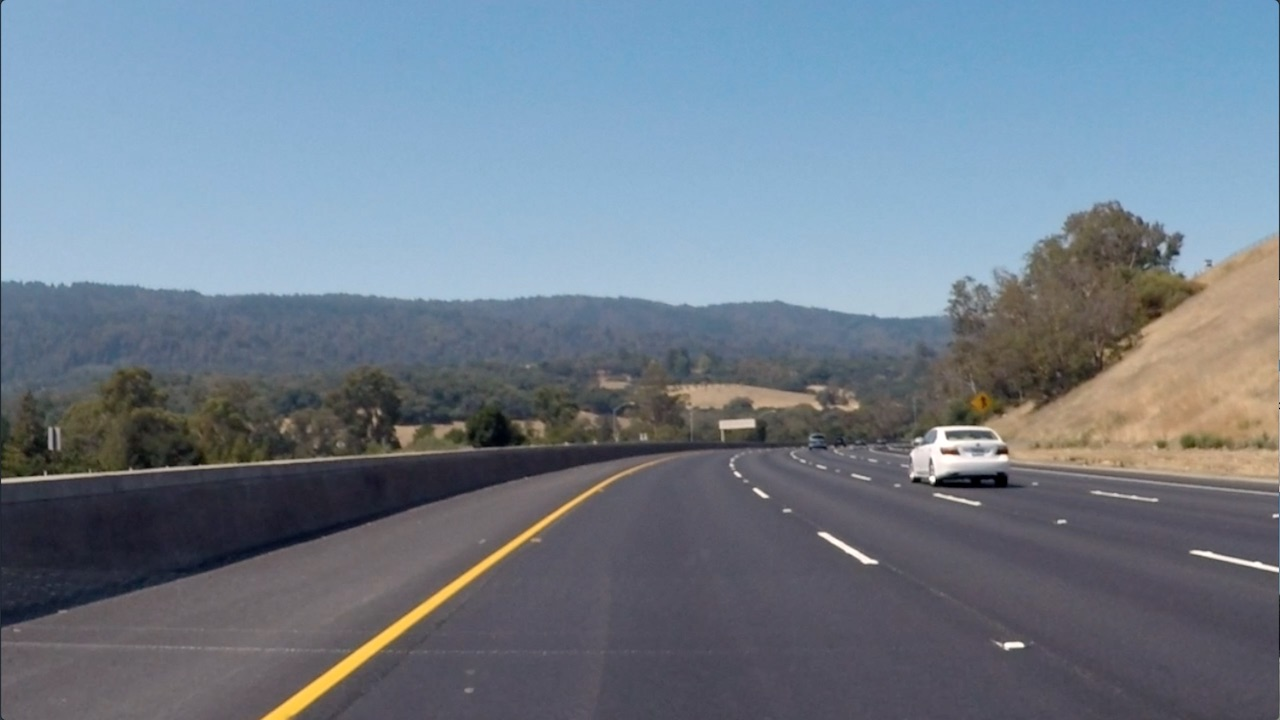
#> input picture 1_2_Convolutional_Filters_Edge_Detection/images/curved_lane.jpg, 1280 x 720 px
$ jupyter execute '4. Fourier Transform of Filters.ipynb'   (shell and % lines are left out)
#> lines starting #> are read from the running program, lines starting #| are printed output that depends on the picture
## High and Low Pass Filters

Now, you might be wondering, what makes filters high and low-pass; why is a Sobel filter high-pass and a Gaussian filter low-pass?

Well, you can actually visualize the frequencies that these filters block out by taking a look at their fourier transforms. The frequency components of any image can be displayed after doing a Fourier Transform (FT). An FT looks at the components of an image (edges that are high-frequency, and areas of smooth color as low-frequency), and plots the frequencies that occur as points in spectrum. So, let's treat our filters as small images, and display them in the frequency domain!

[cell 1]
import numpy as np
import matplotlib.pyplot as plt
import cv2


# Define gaussian, sobel, and laplacian (edge) filters

gaussian = (1/9)*np.array([[1, 1, 1],
                           [1, 1, 1],
                           [1, 1, 1]])

sobel_x= np.array([[-1, 0, 1],
                   [-2, 0, 2],
                   [-1, 0, 1]])

sobel_y= np.array([[-1,-2,-1],
                   [0, 0, 0],
                   [1, 2, 1]])

# laplacian, edge filter
laplacian=np.array([[0, 1, 0],
                    [1,-4, 1],
                    [0, 1, 0]])

filters = [gaussian, sobel_x, sobel_y, laplacian]
filter_name = ['gaussian','sobel_x', \
                'sobel_y', 'laplacian']


# perform a fast fourier transform on each filter
# and create a scaled, frequency transform image
f_filters = [np.fft.fft2(x) for x in filters]
fshift = [np.fft.fftshift(y) for y in f_filters]
frequency_tx = [np.log(np.abs(z)+1) for z in fshift]

# display 4 filters
for i in range(len(filters)):
    plt.subplot(2,2,i+1),plt.imshow(frequency_tx[i],cmap = 'gray')
    plt.title(filter_name[i]), plt.xticks([]), plt.yticks([])

plt.show()
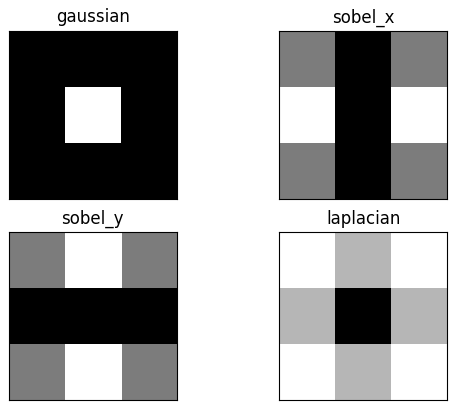
#> figure drawn by matplotlib, 4 panels

Areas of white or light gray, allow that part of the frequency spectrum through! Areas of black mean that part of the spectrum is blocked out of the image.

Recall that the low frequencies in the frequency spectrum are at the center of the frequency transform image, and high frequencies are at the edges. You should see that the Gaussian filter allows only low-pass frequencies through, which is the center of the frequency transformed image. The sobel filters block out frequencies of a certain orientation and a laplace (detects edges regardless of orientation) filter, should block out low-frequencies!

You are encouraged to load in an image, apply a filter to it using `filter2d` then visualize what the fourier transform of that image looks like before and after a filter is applied.

[cell 2]
## TODO: load in an image, and filter it using a kernel of your choice
## apply a fourier transform to the original *and* filtered images and compare them

import copy

def fourier_transform(img):
    norm = img/255

    fft = np.fft.fft2(norm)
    f_shift = np.fft.fftshift(fft)
    tf = 20*np.log(np.abs(f_shift))
    return tf

def applyfilter(img, filters, filternames):

    filter_imgs = [cv2.filter2D(img, -1, fil) for fil in filters]
    filter_imgs.insert(0, img)

    tf_imgs = [fourier_transform(im) for im in filter_imgs]

    fig, ax = plt.subplots(5, 2, figsize=(20,30))
    names = copy.copy(filternames)
    names.insert(0, 'original')

    imgs = [filter_imgs, tf_imgs]

    for i in range(5):
        for j in range(2):
            ax[i][j].imshow(imgs[j][i], cmap='gray')
            ax[i][j].set_title(names[i])
    plt.show()

def applyfilter_with_imgfile(filename, filters, filternames):
#> called with filename = 'images/curved_lane.jpg'
    img = cv2.imread(filename)
#> img is the input picture: shape (720, 1280, 3); mean B, G, R 138.7, 125, 112.1
    copy_img = np.copy(img)
    copy_img = cv2.cvtColor(copy_img, cv2.COLOR_BGR2GRAY)
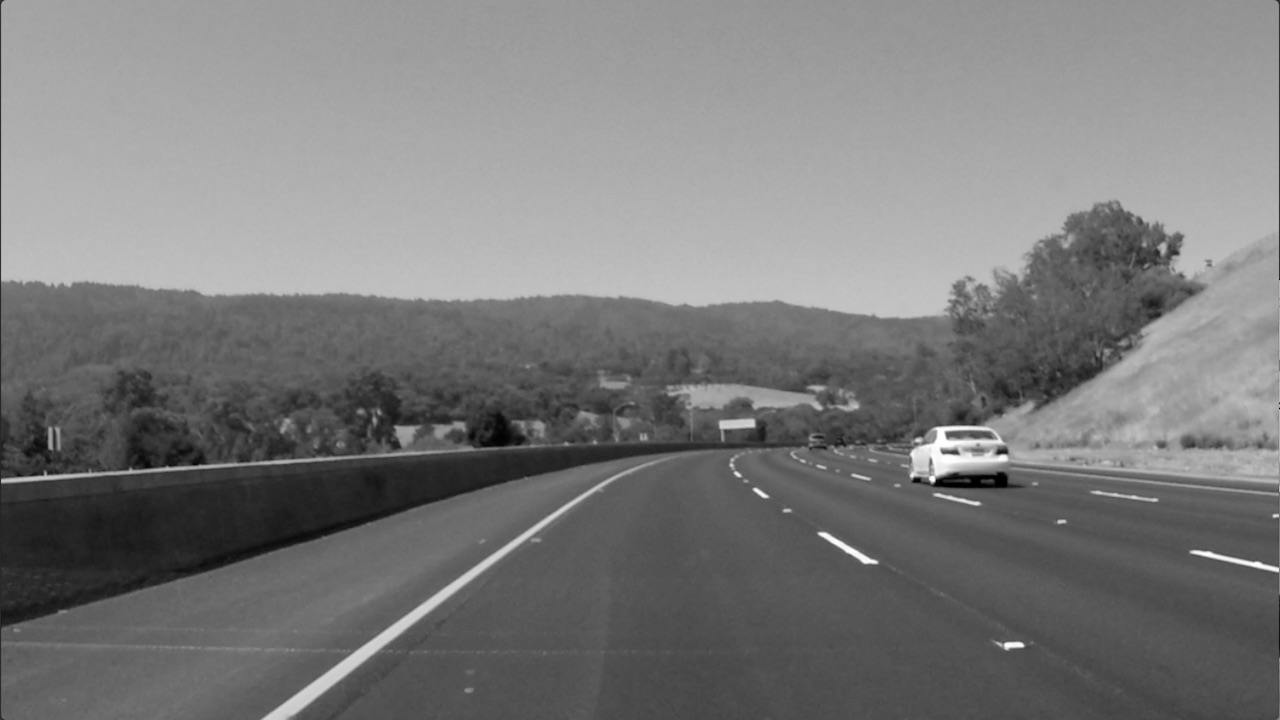
#> copy_img: shape (720, 1280); min 0, max 255, mean 122.7
    applyfilter(copy_img, filters, filternames)
#> in applyfilter, `filter_imgs = [cv2.filter2D(img, -1, fil) for fil in filters]`: filter_imgs = 4 items
#> in applyfilter, `tf_imgs = [fourier_transform(im) for im in filter_imgs]`: tf_imgs = 5 items
#> in applyfilter, `plt.show()`:
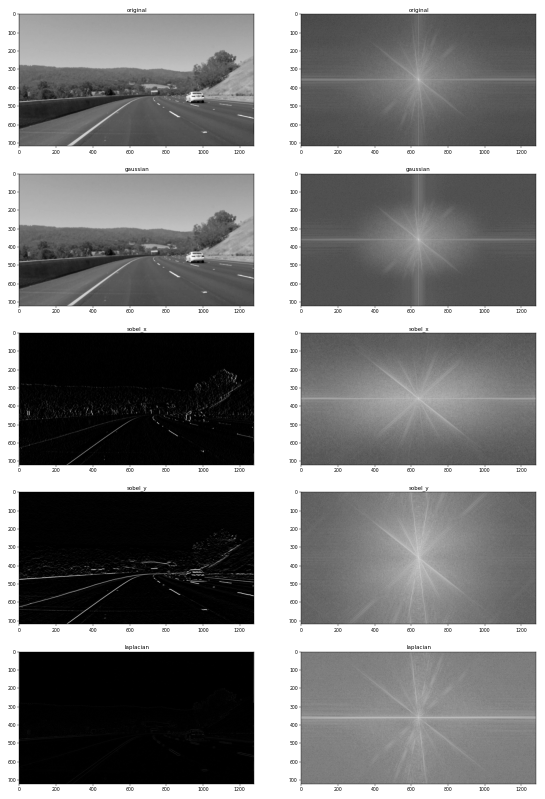
#> figure drawn by matplotlib, 10 panels

$ run again, with 1_2_Convolutional_Filters_Edge_Detection/images/birds.jpg copied over 1_2_Convolutional_Filters_Edge_Detection/images/curved_lane.jpg
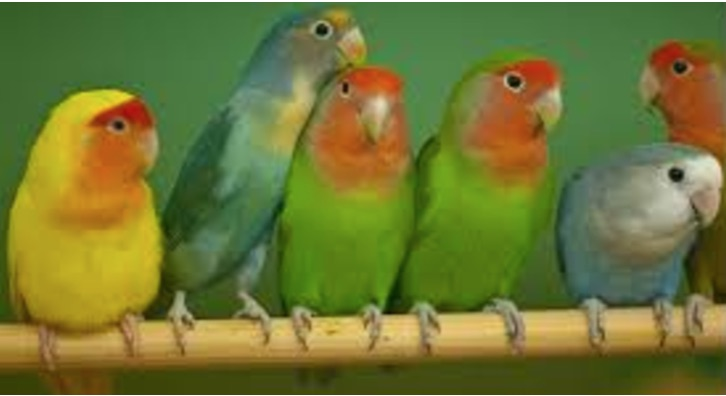
#> input picture 1_2_Convolutional_Filters_Edge_Detection/images/birds.jpg, 726 x 396 px
#> in applyfilter_with_imgfile, img is the input picture: shape (396, 726, 3); mean B, G, R 52.2, 118.2, 111.1
#> in applyfilter_with_imgfile, `copy_img = cv2.cvtColor(copy_img, cv2.COLOR_BGR2GRAY)`:
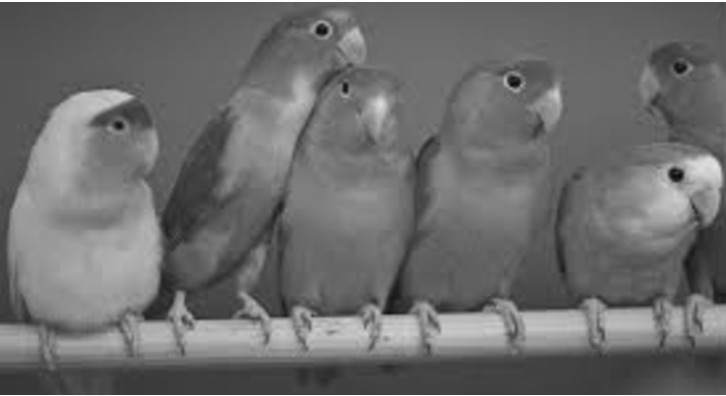
#> copy_img: shape (396, 726); min 8, max 255, mean 108.6
#> filter_imgs = 4 items
#> tf_imgs = 5 items

$ run again, with 1_2_Convolutional_Filters_Edge_Detection/images/city_hall.jpg copied over 1_2_Convolutional_Filters_Edge_Detection/images/curved_lane.jpg
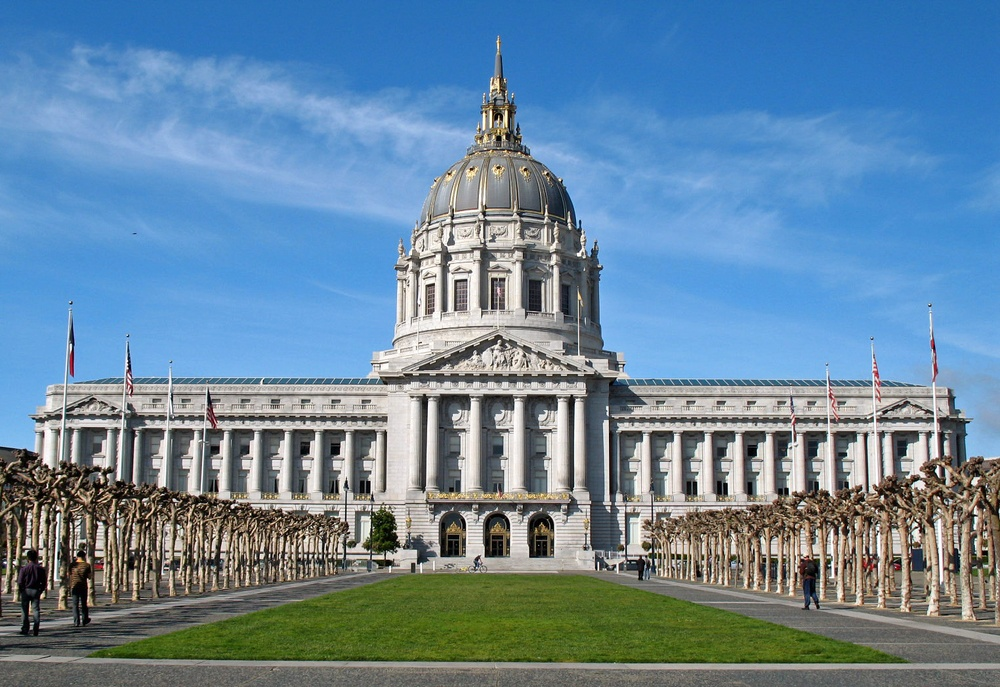
#> input picture 1_2_Convolutional_Filters_Edge_Detection/images/city_hall.jpg, 1000 x 687 px, shrunk from 1524 x 1047 before the run
#> in applyfilter_with_imgfile, img is the input picture: shape (687, 1000, 3); mean B, G, R 158.6, 135, 104.5
#> in applyfilter_with_imgfile, `copy_img = cv2.cvtColor(copy_img, cv2.COLOR_BGR2GRAY)`:
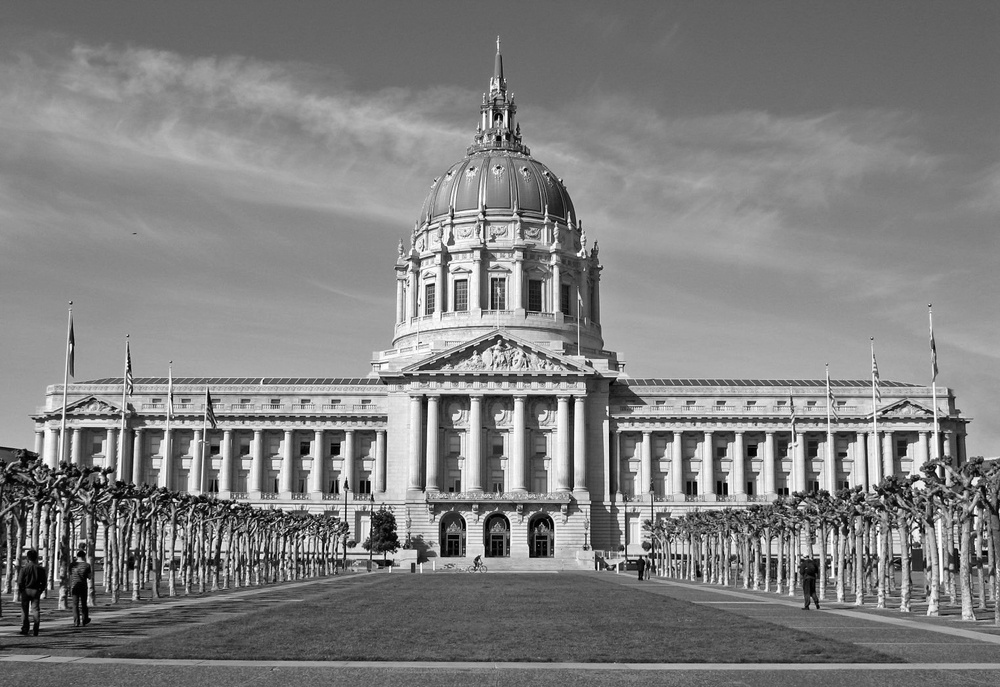
#> copy_img: shape (687, 1000); min 0, max 255, mean 128.6
#> filter_imgs = 4 items
#> tf_imgs = 5 items
